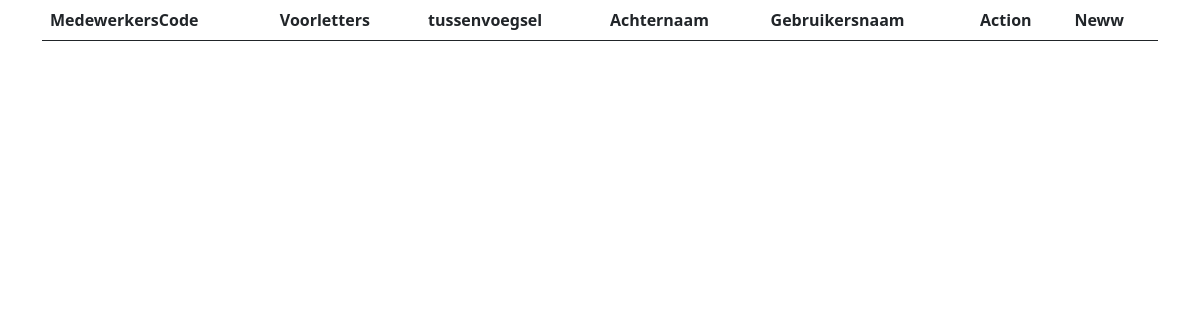
The page /medewerker/overzichtMedewerkers/overzicht_medewerker.php on the database as committed earlier.
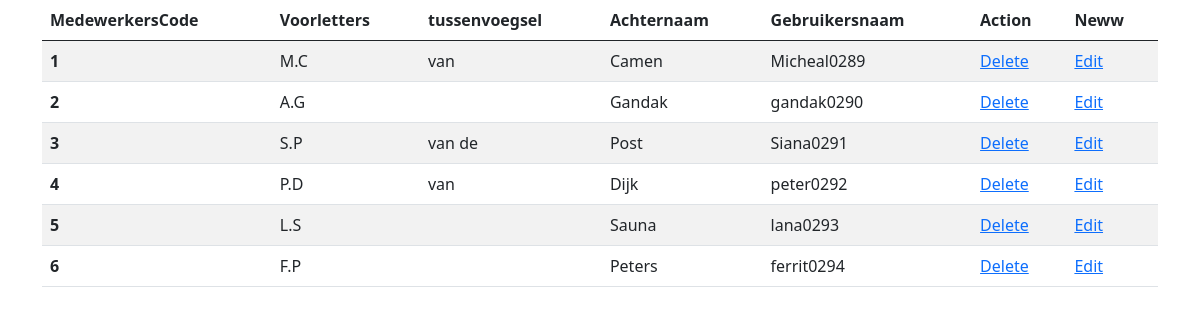
The same page on the database as committed later.
### tables this page shows
CREATE TABLE medewerker(
    medewerkerscode INT PRIMARY KEY AUTO_INCREMENT NOT NULL,
    voorletters VARCHAR(10),
    voorvoegsels VARCHAR(50),
    achternaam VARCHAR(255),
    gebruikersnaam VARCHAR(255),
    wachtwoord NVARCHAR(255)
);

### database/database.php (called while the page is built, shortened)
<?php
class database{
    private $dbh;
    public function __construct(){
        $this->host = 'localhost';
        $this->username = 'root';
        $this->password = '';
        $this->database = 'flowerpower';
        try {
            $dsn = "mysql:host=$this->host;dbname=$this->database";
            $this->dbh = new PDO($dsn, $this->username, $this->password);
            $this->dbh->setAttribute(PDO::ATTR_ERRMODE, PDO::ERRMODE_EXCEPTION);
        } catch (PDOException $exception) {
            die("Connection failed!-> " . $exception->getMessage());
        }
    }
    public function getAllUsers(){
        $sql = "SELECT * FROM medewerker";
        $statement = $this->dbh->prepare($sql);
        $statement->execute();
        $result = $statement->fetchAll(PDO::FETCH_ASSOC);
        return $result;
    }
}
?>

### medewerker/overzichtMedewerkers/overzicht_medewerker.php (the view, shortened to what this page needs)
<?php
include_once '../../database/database.php';
$DB = new database();
$medewerkers = $DB->getAllUsers();
?>
<!DOCTYPE html>
<html lang="en">
    <head>
        <link href="https://cdn.jsdelivr.net/npm/bootstrap@5.0.0-beta1/dist/css/bootstrap.min.css" rel="stylesheet">
        <link rel="stylesheet" href="">
    </head>
    <body>
        <div class="container">
            <table class="table table-striped table-hover">
                <thead>
                    <tr>
                        <th scope="col">MedewerkersCode</th>
                        <th scope="col">Voorletters</th>
                        <th scope="col">tussenvoegsel</th>
                        <th scope="col">Achternaam</th>
                        <th scope="col">Gebruikersnaam</th>
                        <th scope="col" colspan="1">Action</th>
                        <th scope="col" colspan="2">Neww</th>
                    </tr>
                </thead>
                <tbody>
                    <?php foreach($medewerkers as $medewerker):?>
                        <tr>
                            <th scope="row"><?php echo $medewerker["medewerkerscode"];?></th>
                            <td><?php echo $medewerker["voorletters"];?></td>
                            <td><?php echo $medewerker["tussenvoegsels"];?></td>
                            <td><?php echo $medewerker["achternaam"];?></td>
                            <td><?php echo $medewerker["gebruikersnaam"];?></td>
                            <td><a href="delete_medewerker.php?id=<?php echo $medewerker['medewerkerscode']?>">Delete</a></td>
                            <td><a href="update_medewerker.php?id=<?php echo $medewerker['medewerkerscode']?>">Edit</a></td>
                        </tr>
                    <?php endforeach; ?>
                </tbody>
            </table>
        </div>
    </body>
</html>

Rows that differ between the two databases and show on the page:
added medewerker: medewerkerscode "1", voorletters "M.C", tussenvoegsels "van", achternaam "Camen", gebruikersnaam "Micheal0289"
added medewerker: medewerkerscode "2", voorletters "A.G", achternaam "Gandak", gebruikersnaam "gandak0290"
added medewerker: medewerkerscode "3", voorletters "S.P", tussenvoegsels "van de", achternaam "Post", gebruikersnaam "Siana0291"
added medewerker: medewerkerscode "4", voorletters "P.D", tussenvoegsels "van", achternaam "Dijk", gebruikersnaam "peter0292"
added medewerker: medewerkerscode "5", voorletters "L.S", achternaam "Sauna", gebruikersnaam "lana0293"
added medewerker: medewerkerscode "6", voorletters "F.P", achternaam "Peters", gebruikersnaam "ferrit0294"
